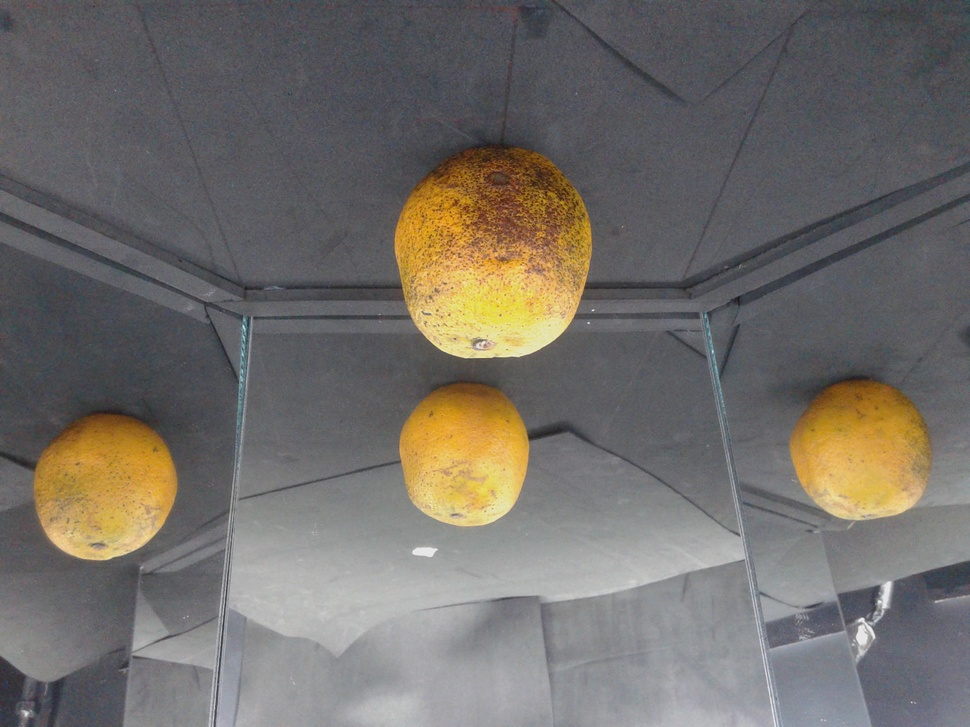
%> input picture extraccionCaracteristicas5/ultima2.jpg, 970 x 727 px, shrunk from 2560 x 1920 before the run
$ octave extraccionRegiones.m   (GNU Octave 9; MATLAB toolbox functions it lacks are replaced by stand-ins)
%> lines starting %> are read from the running program, lines starting %| are printed output that depends on the picture; in (x1, y1, x2, y2) boxes, pixels count from 0 and x2, y2 are one past the last pixel; in counts of white or black regions, pixels touching at a corner belong together; the program's own positions count from 1
%%
% Octubre 2016
% http://otroblogdetecnologias.blogspot.com/
% Ejemplo adaptado de http://www.matpic.com/esp/matlab/funcion_regionprops.html
%
% -------------------------------------
% EXTRACCIÓN DE CARACTERÍSTICAS GEOMÉTRICAS CON ETIQUETADO DE FIGURAS
% -------------------------------------
% Se obtienen las características de varias imágenes de figuras
% geométricas las cuales fueron confeccionadas en formato .svg y luego
% exportadas a formato .png

% * Area
% * Perimetro
% * Excentricidad
% * Redondez
% * Centroide X
% * Centroide Y
% * Orientacion
%
% ----------------------
% Algoritmo general
% ----------------------
% Ajuste de parámetros iniciales.
% Lectura de la imagen.
% Convertir a escala de grises.
% Umbralización y Binarización.
% Invertir imagen.
% Etiquetado de áreas conectadas.
% Cálculo de propiedades de los objetos de la imagen.
% Con los elementos etiquetados, extraer las características geométricas:
%    * Area.
%    * Perímetro.
%    * Exentricidad.
%    * Centroides.
%    * Bounding Box.
%
% Eliminar regiones con áreas menores a determinado número de pixeles.
% Buscar áreas menores al tamano indicado y marcarlas para el borrado.
% Mostrar resultados en formato vector con las características geométricas
% obtenidas de ls objetos.

%% Ajuste de parámetros iniciales
clc; clear all; close all;

imagenInicial='ultima2.jpg';
tamanoAreaBorrar=1000; %tamano en pixeles de las areas a borrar
%% Lectura de la imagen
IOrig=imread(imagenInicial);
%> IOrig is the input picture: size 727x970x3 uint8; mean R, G, B 114, 109.7, 104.8

%% Convertir a escala de grises
IGray=rgb2gray(IOrig);
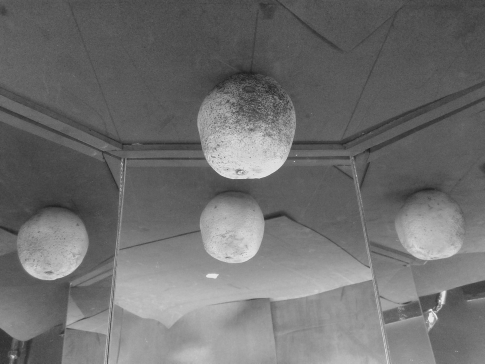
%> IGray: size 727x970 uint8 (shown at 1/2 size); min 24, max 242, mean 110.4

%% Umbralización y Binarización
umbral=graythresh(IGray);
%> umbral = 0.482
IB1=im2bw(IGray,umbral);
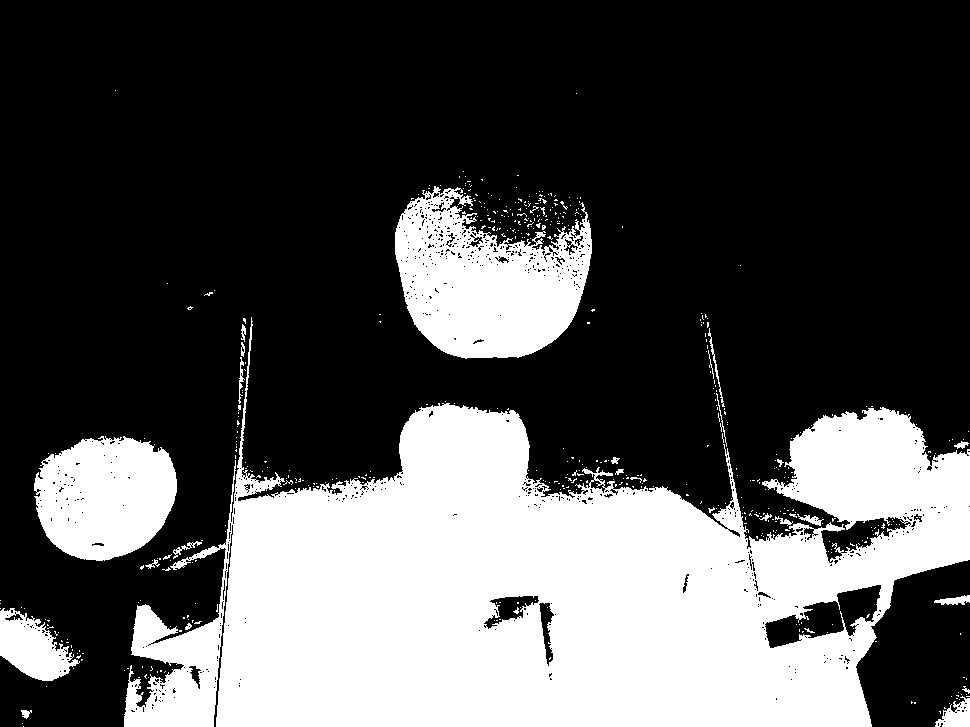
%> IB1: size 727x970 logical; 31.8% white; 508 white regions (477 under 20 px), largest, box (x1, y1, x2, y2) and area: (124, 317, 970, 727) 181893, (395, 186, 592, 359) 21661, (34, 436, 177, 561) 13695

%% Invertir imagen binarizada para tratamiento
IB2=1-IB1; %invertir
%> IB2: size 727x970 double; values 0 (black) and 1 (white), 68.2% white; 508 black regions (477 under 20 px)
IB1=IB2;

%% Mostrar imagen original
imshow(IOrig)

%% Etiquetado de áreas conectadas, se necesita una imagen binaria
[L Ne]=bwlabel(IB1); %en L los objetos y en Ne= números de áreas etiquetadas
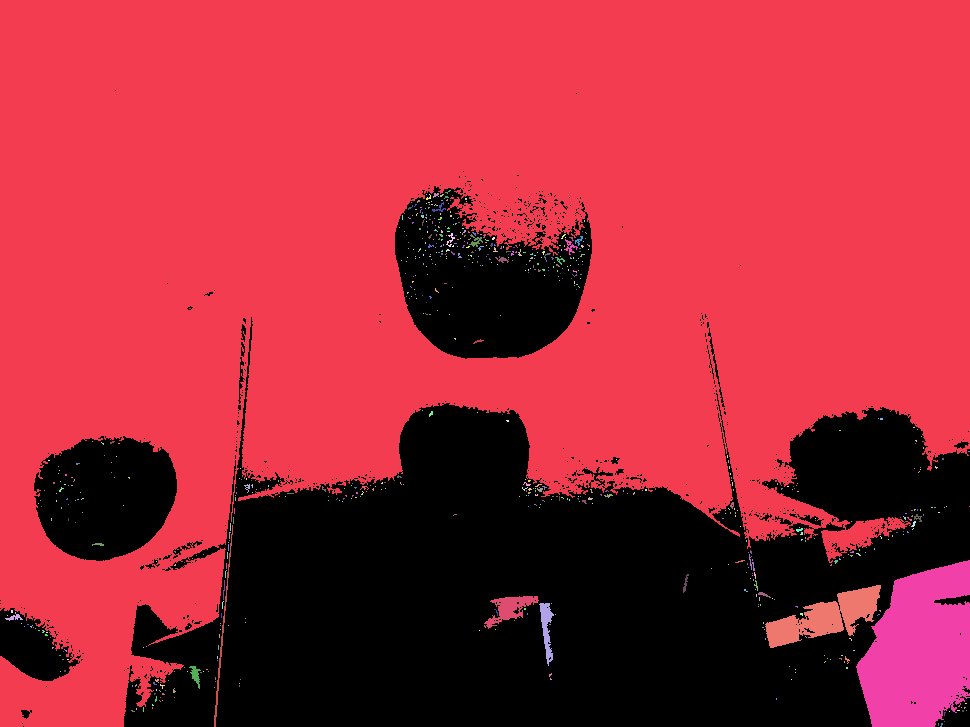
%> L: size 727x970 double; 690 distinct labels, from 0 to 689; one colour per label, 0 black
%> Ne = 689

%% Cálculo de propiedades de los objetos de la imagen
% se toman los datos geométricos necesarios para luego poder caracterizarlos.
propiedades= regionprops(L,'Area','Perimeter', 'Eccentricity','Centroid', 'BoundingBox');
%> propiedades = 689 regions; largest, box (x1, y1, x2, y2), Area, Centroid, Eccentricity and Perimeter: (0, 0, 970, 727) 459591 [458.3 258.6] 0.836 6589.8, (856, 560, 970, 727) 14127 [920.2 651.3] 0.801 653.3, (765, 585, 881, 648) 3278 [826.6 617.9] 0.963 453.5
hold on

%% Graficar las rectángulos de frontera y enumerar objetos
% Se grafican rectángulos de color verde y se enumeran los objetos en
% pantalla
for n=1:size(propiedades,1)
    rectangle('Position',propiedades(n).BoundingBox,'EdgeColor','g','LineWidth',2)
	text(propiedades(n).Centroid(:,1), propiedades(n).Centroid(:,2),int2str(n),'Color','g');
end

pause (3)

%% Buscar áreas menores al tamano indicado
% Devuelve el valor de los índices de arrays de valores que cumplen la
% condición de tamano menor al área.
s=find([propiedades.Area]<tamanoAreaBorrar);
%> s = 686 values from 2 to 689


%% Marcar áreas menores al tamano indicado
% Se recorre el array y se le pinta un rectángulo de color rojo para que
% sea visibe al operador.
for n=1:size(s,2)
    rectangle('Position',propiedades(s(n)).BoundingBox,'EdgeColor','r','LineWidth',2)
end
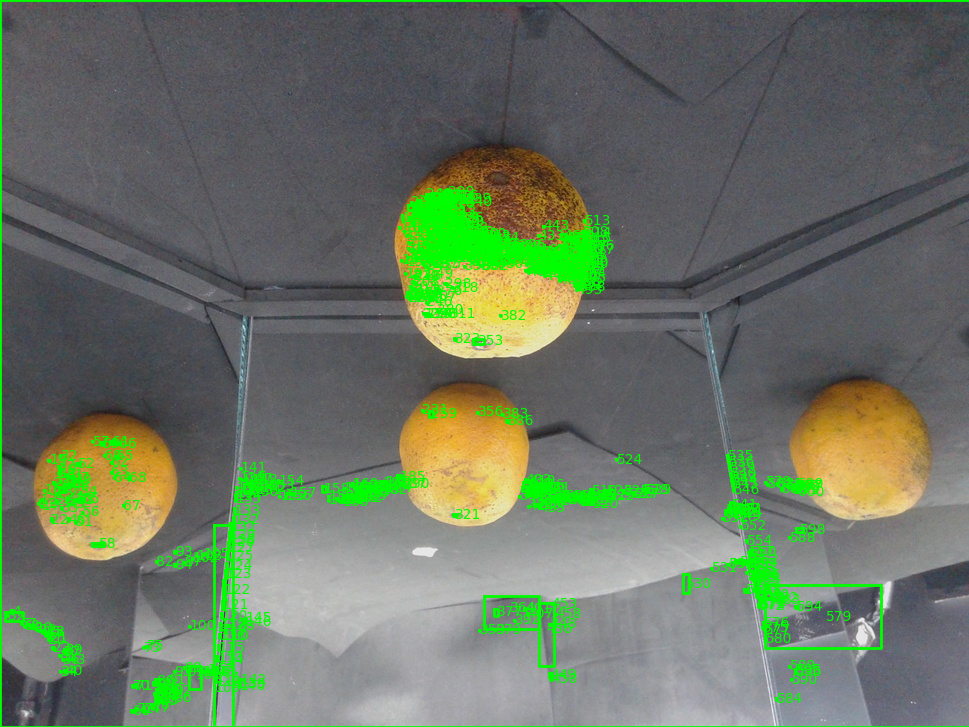
%> figure redrawn from the program's plot data

pause (2)

%% Eliminar áreas menores al tamano indicado
% Se pintan de negro las áreas dentro del rectangulo, de manera a que
% queden como espacio vacio
for n=1:size(s,2)
    d=round(propiedades(s(n)).BoundingBox);
    IB1(d(2):d(2)+d(4),d(1):d(1)+d(3))=0;
end
%> this loop made 686 passes
%> d on passes 1 to 3: [6 613 18 9], [8 616 1 1], [12 611 2 3]
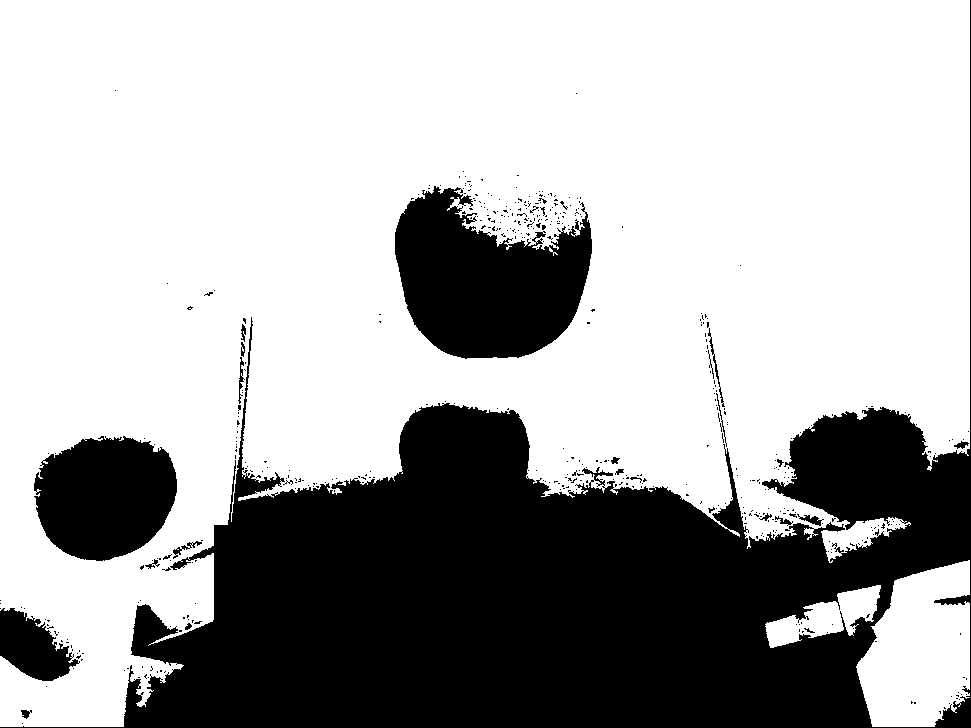
%> IB1: size 728x971 double; values 0 (black) and 1 (white), 67.4% white; 485 black regions (458 under 20 px), largest, box (x1, y1, x2, y2) and area: (0, 0, 971, 728) 188141, (395, 186, 592, 359) 22769, (34, 436, 177, 561) 13813

%% Mostrar imagen resultante
figure; imshow(IB1)

%% Mostrar características geométricas
% Se recorre de principio a fin las propiedades obtenidas
fprintf('       N#;      Area;  Perimetro;  Redondez;Excentricidad; Centroide X; Centroide Y; \n');
for n=1:size(propiedades,1)
    redondez=(4*propiedades(n).Area*pi)/(propiedades(n).Perimeter^2); %fórmula de redondez de objetos
    fprintf('%10.2i; %10.2i; %10.2f; %10.4f; %10.4f; %10.2f; %10.2f; \n', n,propiedades(n).Area, propiedades(n).Perimeter, redondez,propiedades(n).Eccentricity, propiedades(n).Centroid(:,1), propiedades(n).Centroid(:,2));
end
%> this loop made 689 passes
%> redondez on passes 1 to 3: 0.133, 0.28, Inf
%> (printed output is left out)

$ run again, with extraccionCaracteristicas5/ultima1.jpg copied over extraccionCaracteristicas5/ultima2.jpg
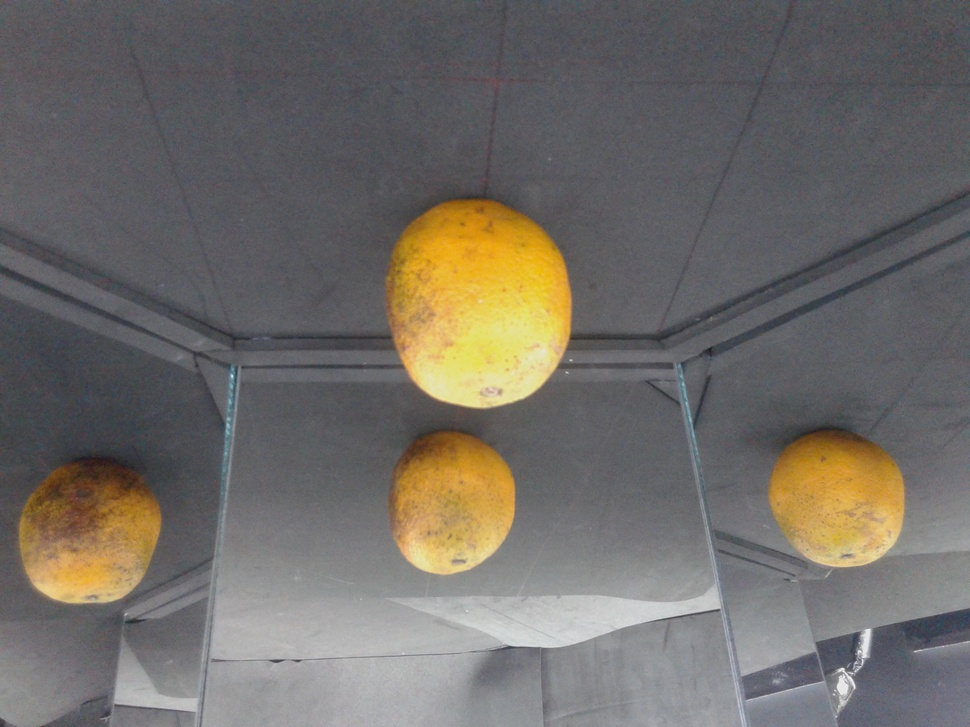
%> input picture extraccionCaracteristicas5/ultima1.jpg, 970 x 727 px, shrunk from 2560 x 1920 before the run
%> IOrig is the input picture: size 727x970x3 uint8; mean R, G, B 112.2, 108, 103.2
%> umbral = 0.49
%> IB2: size 727x970 double; values 0 (black) and 1 (white), 73.9% white; 328 black regions (307 under 20 px)
%> `[L Ne]=bwlabel(IB1);`:
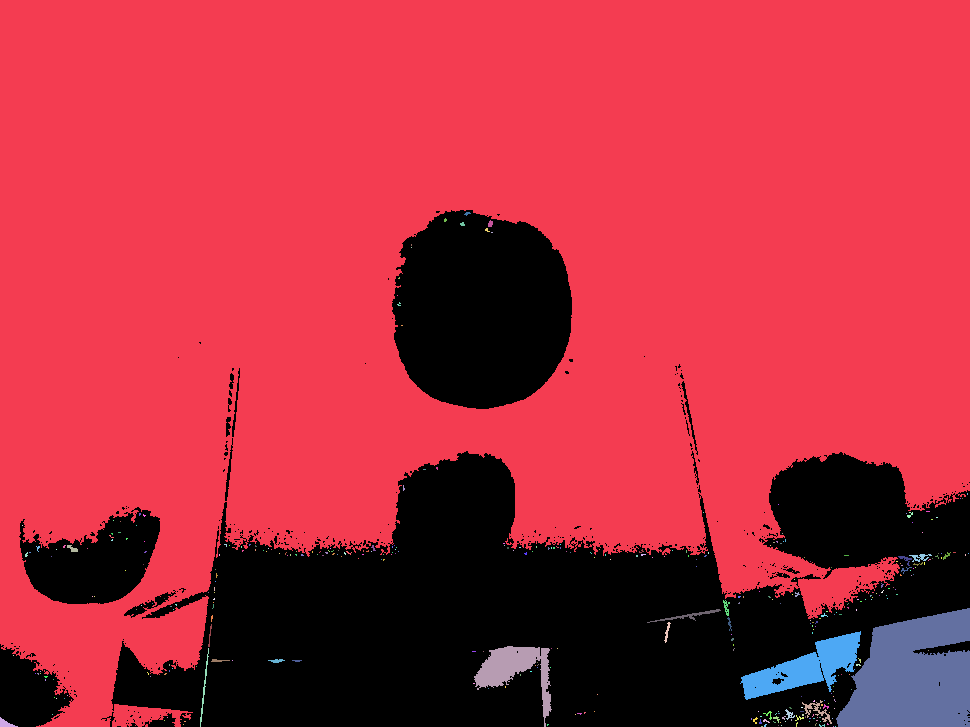
%> L: size 727x970 double; 359 distinct labels, from 0 to 358; one colour per label, 0 black
%> Ne = 358
%> propiedades = 358 regions; largest, box (x1, y1, x2, y2), Area, Centroid, Eccentricity and Perimeter: (0, 0, 970, 727) 501704 [465.5 278.2] 0.813 6076, (836, 608, 970, 727) 11787 [914.2 677] 0.621 599, (740, 631, 861, 700) 3514 [806.7 668.2] 0.962 388.9
%> s = 354 values from 2 to 358
%> the loop `for n=1:size(s,2)` made 354 passes
%> d on passes 1 to 3: [1 718 18 10], [14 656 1 1], [23 526 1 1]
%> after the loop `for n=1:size(s,2)`:
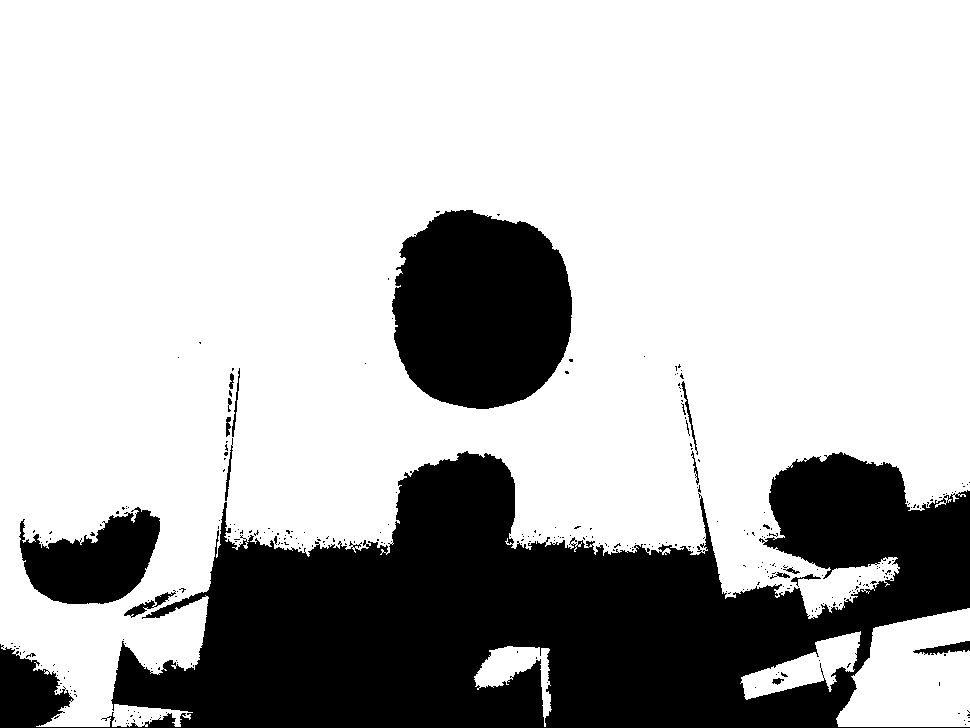
%> IB1: size 728x970 double; values 0 (black) and 1 (white), 73.5% white; 317 black regions (300 under 20 px), largest, box (x1, y1, x2, y2) and area: (0, 451, 970, 728) 147065, (392, 210, 572, 409) 28769, (19, 507, 160, 604) 8524
%> the loop `for n=1:size(propiedades,1)` made 358 passes
%> redondez on passes 1 to 3: 0.171, 0.52, Inf
%> (printed output is left out)

$ run again, with extraccionCaracteristicas5/ultima3.jpg copied over extraccionCaracteristicas5/ultima2.jpg
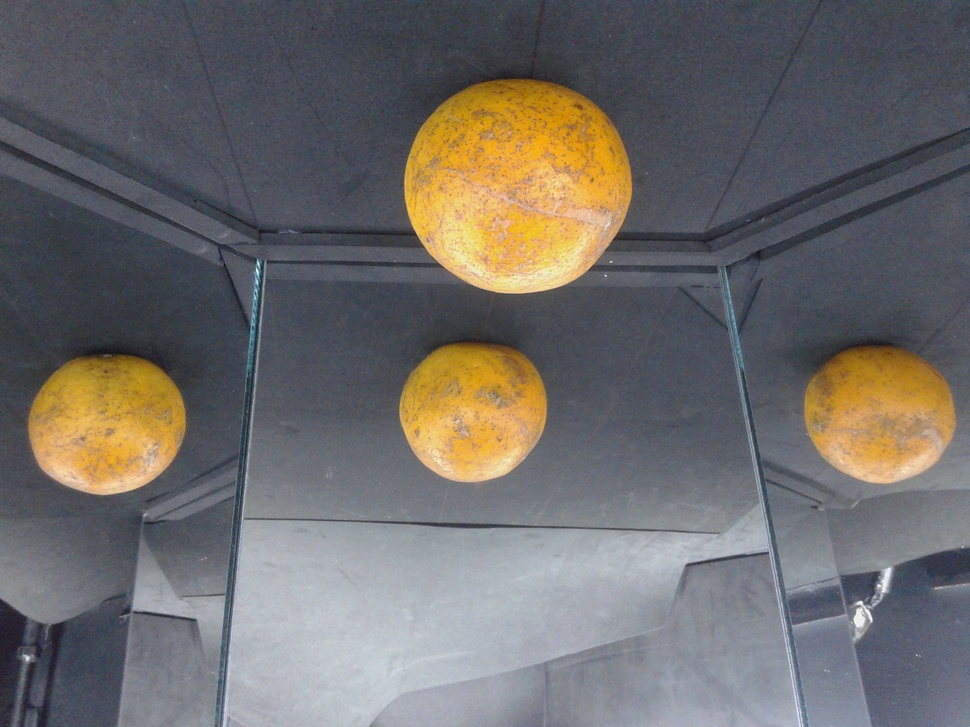
%> input picture extraccionCaracteristicas5/ultima3.jpg, 970 x 727 px, shrunk from 2560 x 1920 before the run
%> IOrig is the input picture: size 727x970x3 uint8; mean R, G, B 110.4, 107.3, 105.6
%> umbral = 0.471
%> IB2: size 727x970 double; values 0 (black) and 1 (white), 65.5% white; 384 black regions (364 under 20 px)
%> `[L Ne]=bwlabel(IB1);`:
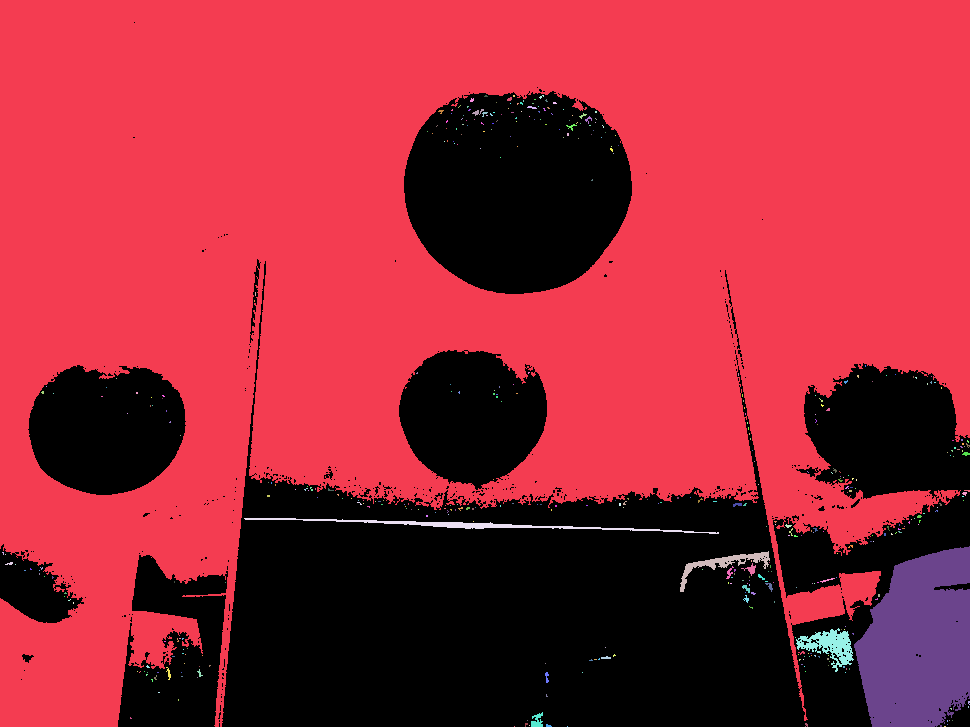
%> L: size 727x970 double; 438 distinct labels, from 0 to 437; one colour per label, 0 black
%> Ne = 437
%> propiedades = 437 regions; largest, box (x1, y1, x2, y2), Area, Centroid, Eccentricity and Perimeter: (0, 0, 970, 727) 440990 [456.4 269.4] 0.82 7555, (854, 546, 970, 727) 16220 [919.6 644.1] 0.809 677, (244, 518, 719, 534) 1293 [474.1 525.6] 1 943.7
%> s = 433 values from 2 to 437
%> the loop `for n=1:size(s,2)` made 433 passes
%> d on passes 1 to 3: [3 553 2 3], [6 555 1 1], [6 563 8 3]
%> after the loop `for n=1:size(s,2)`:
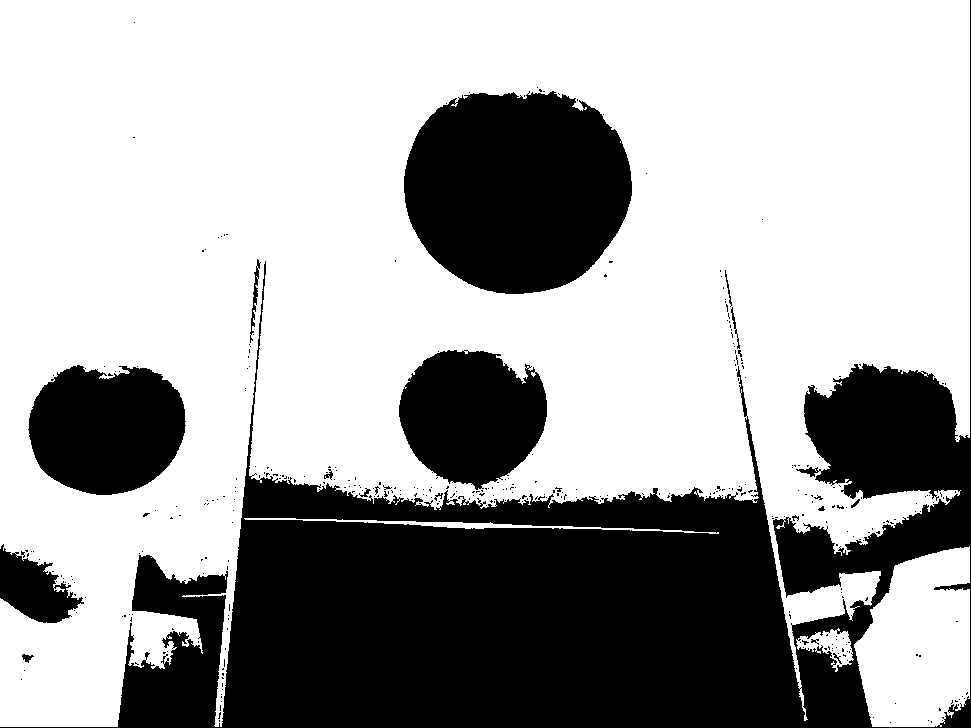
%> IB1: size 728x971 double; values 0 (black) and 1 (white), 65% white; 373 black regions (356 under 20 px), largest, box (x1, y1, x2, y2) and area: (0, 0, 971, 728) 173909, (404, 91, 632, 294) 36734, (28, 365, 186, 495) 16073
%> the loop `for n=1:size(propiedades,1)` made 437 passes
%> redondez on passes 1 to 3: 0.0971, 1.97, Inf
%> (printed output is left out)
